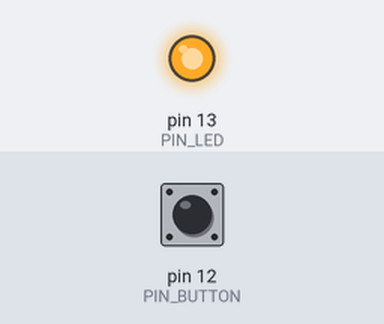
Simulated run of this sketch. Board: Arduino Uno, built with avr-gcc and run on an emulated ATmega328P. On the bench: output pins drawn as LEDs (lit = HIGH). Inputs (shaded band) come from the test bench; at power-on: pin 12 (PIN_BUTTON) LOW.

Above: at 1.2 s.
1.3 s: pin 12 (PIN_BUTTON) pulled HIGH for 0.15 s
At 1.37 s:
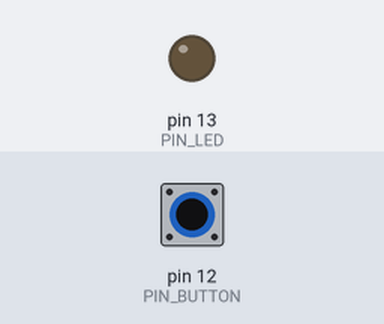
2.9 s: pin 12 (PIN_BUTTON) pulled HIGH for 3.2 s
At 7.1 s:
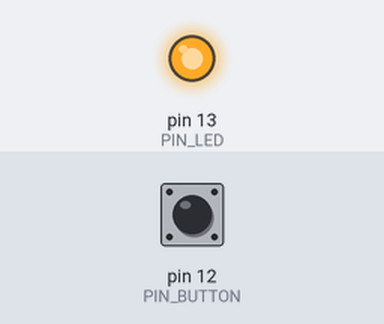
Timing chart, 0 to 8.6 s (numbered marks = the images above; inputs shaded):
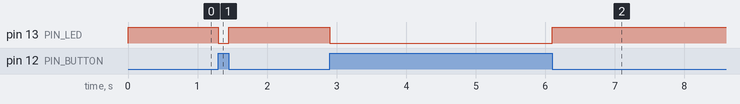

Measured:
- after the input at 1.3 s, pin 13 (PIN_LED): HIGH → LOW at once, → HIGH 0.15 s later
- after the input at 2.9 s, pin 13 (PIN_LED): HIGH → LOW at once, → HIGH 3.2 s later

The sketch:

ejercicio_5.ino
```cpp
/*
  Realizar un programa que me permita controlar el estado de un led utilizando un botón.
  Caso de uso:
  El led debe estar encendido cuando el botón esté presionado y apagado cuando no lo esté.
*/

class Led
{
    //atributos
private:
    int pin;

    //metodo contructor
public:
    Led() {}
    Led(int p)
    {
        pin = p;
        pinMode(pin, OUTPUT);
    }

    //metodos publicos
    void encender()
    {
        digitalWrite(pin, HIGH);
    }

    void apagar()
    {
        digitalWrite(pin, LOW);
    }
};

class Button
{
private:
    int pin;

public:
    Button() {}
    Button(int p)
    {
        pin = p;
        pinMode(pin, INPUT);
    }

    bool estaPresionado()
    {
        //configurado en modo pull-up
        //si el pin esta en 0, esta presionado
        return !digitalRead(pin);
    }
};
/************ PROGRAMA PRINCIPAL ********************/
#define PIN_LED 13
#define PIN_BUTTON 12

Led led_1;
Button boton_1;

void setup()
{
    //Inicializo el led
    led_1 = Led(PIN_LED);
    //Inicializo el botón
    boton_1 = Button(PIN_BUTTON);
}

void loop()
{
    if (boton_1.estaPresionado())
    {
        led_1.encender();
    }
    else
    {
        led_1.apagar();
    }
}
```
